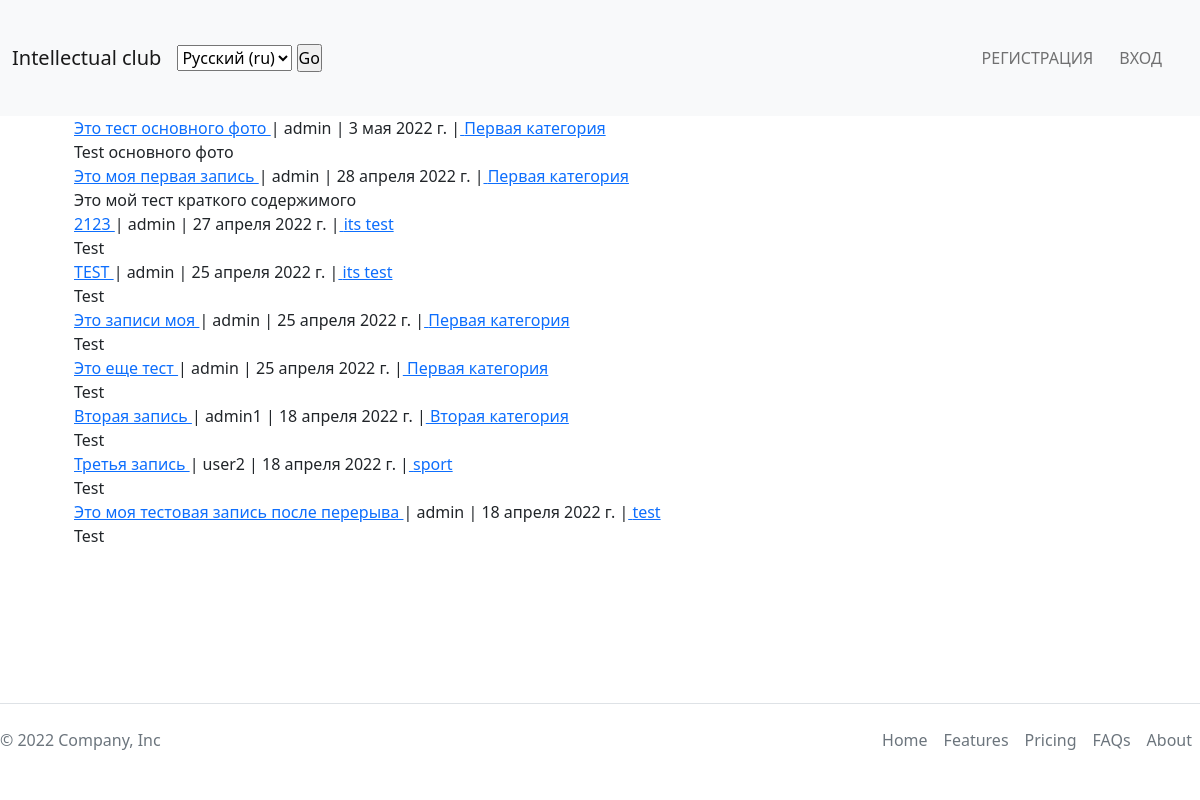
Before: /ru/posts with the older database file.
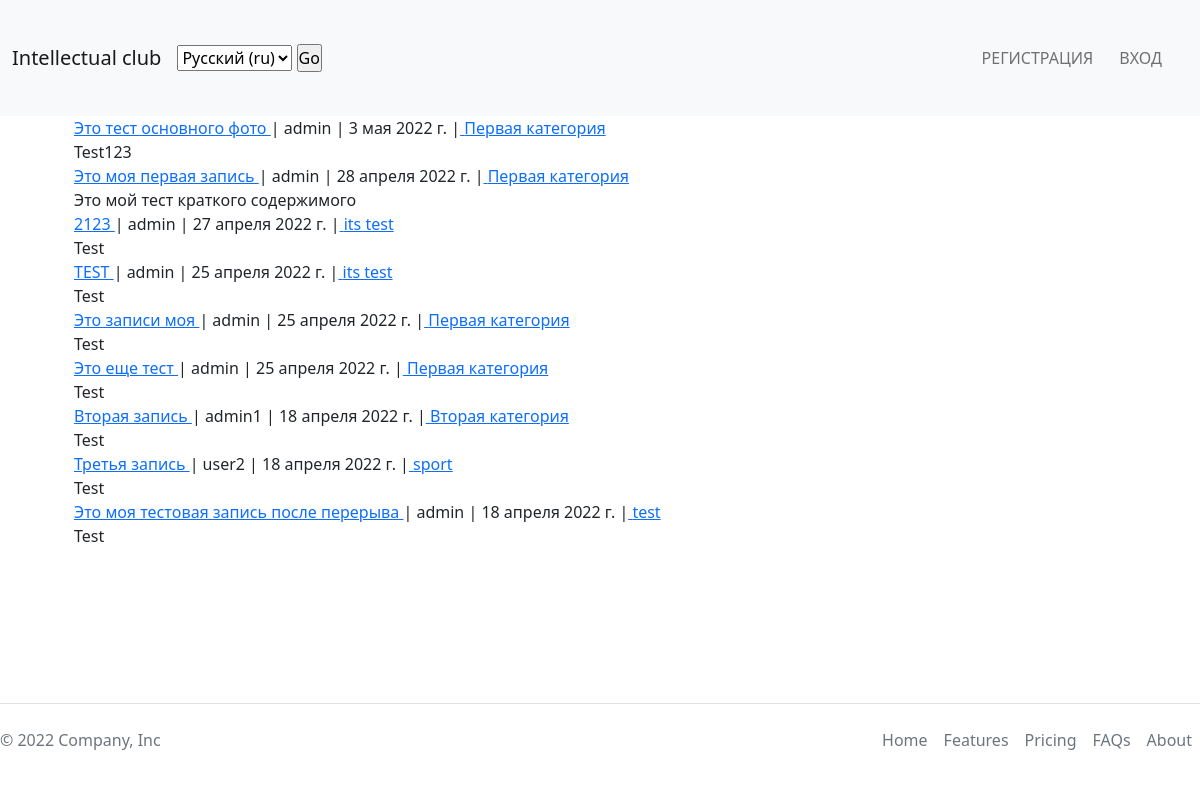
After: the same page with the newer database file.
### theblog/models.py (models this page shows, shortened)
class Post(models.Model):
    title = models.CharField('Название', max_length=255)
    header_image = models.ImageField(
        null=True, blank=True, upload_to="photos/%Y/%m/%d/")
    author = models.ForeignKey(
        User, on_delete=models.CASCADE, verbose_name='Автор')
    body = RichTextField(blank=True, null=True)
    snippet = models.CharField(max_length=255, default='Test')
    post_date = models.DateField('Дата добавления', auto_now_add=True)
    category = models.CharField(max_length=255, default='test')
    likes = models.ManyToManyField(User, related_name='blog_post')

### theblog/views.py (the view)
# urls.py: path('posts', views.PostsView.as_view(), name='posts'),
class PostsView(ListView):
    model = Post
    template_name = 'theblog/posts.html'
    ordering = ['-post_date']

### theblog/templates/theblog/posts.html (shortened to what this page needs)
{% extends 'main/base.html' %}
{% load i18n %}
{% block content %}
<div class="container">
    <ul>
        {% for post in object_list %}
        <li>
            <a href="{% url 'article_detail' post.pk %}">
                {{ post.title }}
            </a>
            | {{ post.author }}
            | {{post.post_date}}
            |<a href="{% url 'post_category' post.category %}"> {{post.category}} </a>
            <br>
            {{ post.snippet }}
        </li>
        {% endfor %}
    </ul>
</div>
{% endblock %}

Changed rows visible on the page:
changed Post "Это тест основного фото": snippet "Test основного фото" → "Test123"
